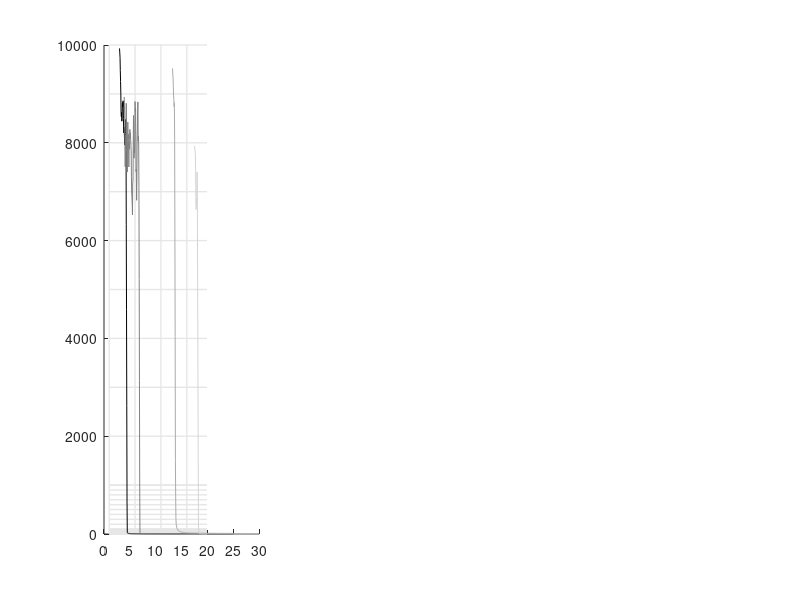

MATLAB code for this plot: (Note: this script raises an error after producing the figure.)
summercc = flipud(summer(12));
autumncc = flipud(autumn(12)); 
greycc = flipud(gray(7)); 
coolcc = (cool(12)); 
springcc = flipud(spring(12)); 
%% Input
% Growth rate fit to current data
w = 0.09;
year_rate_change = (2030);
% rate change
rtargetMD = [0.06857, 0.07032];% growth rate modelled 
rtargetND = [0.043519, 0.04618];
rtargetCa = [0.18167, 0.18264, 0.1953];
rtargetGC = [0.13795, 0.13862  0.151];
% resulting storage to meet 2100 target
QtargetMD = [153.3015, 12.0857];% storage resource modelled 
QtargetND = [141.4287, 15.0070];
QtargetCa = [85.2084, 30.2950, 2.9862];
QtargetGC =[1753.1, 366.9790  36.3404];
%% Now plot target tradeoff curves
subplot(1,3,1)
hold on
axis_def = [1 20 0.03 10000];
line_grey = ones(1,3).*0.9;
for i=1:1:10
plot([axis_def(1)+0.1, axis_def(2)-0.1], [i i], 'linewidth', 1, 'color', line_grey,'HandleVisibility','off')
end
for i=10:10:101
plot([axis_def(1)+0.1, axis_def(2)-0.1], [i i], 'linewidth', 1, 'color', line_grey,'HandleVisibility','off')
end
for i=100:100:1000
plot([axis_def(1)+0.1, axis_def(2)-0.1], [i i], 'linewidth', 1, 'color', line_grey,'HandleVisibility','off')
end
for i=1000:1000:10000
plot([axis_def(1)+0.1, axis_def(2)-0.1], [i i], 'linewidth', 1, 'color', line_grey,'HandleVisibility','off')
end
for i=axis_def(1):5:axis_def(2)
plot([i, i], [axis_def(3) axis_def(4)], 'linewidth', 1, 'color', line_grey,'HandleVisibility','off')
end

% load cumulative storage contours 
load('target47.txt')
Rr = target47(:,1);  % grpwth rate
M = target47(:,2); % Qmin
plot(Rr.*100, M, 'k', 'color', greycc(end,:))
hold on
load('target33.txt')
Rr = target33(:,1);  % grpwth rate
M = target33(:,2); % Qmin
plot(Rr.*100, M, '-', 'color', greycc(end-3,:))
hold on
load('target769.txt')
Rr = target769(:,1);  % grpwth rate
M = target769(:,2); % Qmin
plot(Rr.*100, M, '-', 'color', greycc(end-4,:))
hold on
load('target80.txt')
Rr = target80(:,1);  % grpwth rate
M = target80(:,2); % Qmin
plot(Rr.*100, M, 'k', 'color', greycc(end-5,:))
hold on


% plot onshore and USGS storage resource estimates 
yline(154);
yline(12);

yline(15);

yline(30);
yline(90);
yline(3);


yline(1767)
yline(366)
yline(37)

for i=1:length(QtargetMD)
    cum_2030 = exp(year_rate_change.*0.317510889).*exp(-646.6528894);
    C = (QtargetMD(i)-cum_2030);
    plot(rtargetMD(i).*100,C, '.','markersize', 30, 'color', coolcc(i+1,:),'HandleVisibility','off')
end

for i=1:length(QtargetND)
    cum_2030 = exp(year_rate_change.*0.025318241).*exp(-52.18353184);
    C = (QtargetND(i)-cum_2030);
    plot(rtargetND(i).*100,C, '.','markersize', 30, 'color', springcc(i+6,:),'HandleVisibility','off')
end
for i=1:length(QtargetCa)
    cum_2030 = exp(year_rate_change.*0.038).*exp(-81.779792);
    C = (QtargetCa(i)-cum_2030);
    plot(rtargetCa(i).*100,C, '.','markersize', 30, 'color', summercc(i+1,:),'HandleVisibility','off')
end
for i=1:length(QtargetGC)
    cum_2030 = exp(year_rate_change.*0.152439003).*exp(-310.4750519);
    C = (QtargetGC(i)-cum_2030);
    plot(rtargetGC(i).*100,C, '.','markersize', 30, 'color', autumncc(i+1,:),'HandleVisibility','off')
end


% format plot
set(gca, 'YScale', 'log')
axis(axis_def)
box on
xlabel('Growth Rate [%]')
ylabel('Storage resource required [Gt]')

set(gca,'linewidth',1.5)

text(1.3, 0.5, sprintf('Storage rate by 2050'), 'fontsize', 14)
set(gca, 'Color', 'white');
set(gcf, 'Color', 'white');

legend({['47 Mt/yr, North Dakota Hub'],['33 Mt/yr, Mideastern Hub'],['769 Mt/yr, Gulf Coast Hub'],['80 Mt/yr, California Hub'],}, ...
    'Box', 'off',  'fontsize', 13,'location', 'southwest')